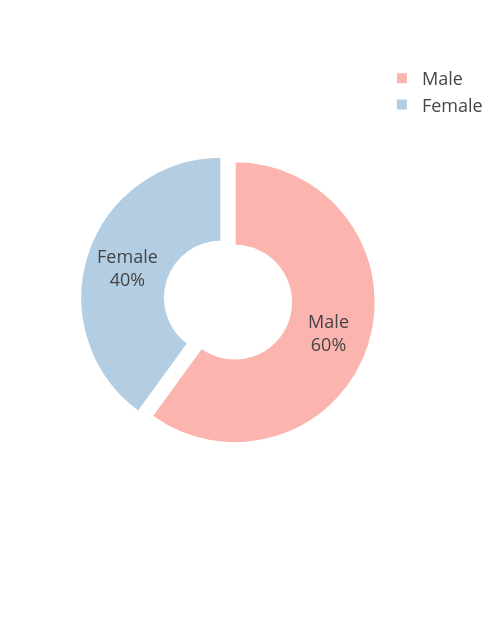

Notebook code cell kept with this figure:
### Markdown cell above
## Visualizing Gender Distribution in the Company

### Code cell
# Step 1: Calculate gender distribution in percentage
gender_dist = HR_Analytics['Gender'].value_counts(normalize=True).reset_index()
gender_dist.columns = ['Gender', 'Percentage']
gender_dist['Percentage'] *= 100

# Step 2: Create Pie Chart
fig = px.pie(
    gender_dist,
    names='Gender',
    values='Percentage',
    #title='Gender Distribution (%)',
    color_discrete_sequence=px.colors.qualitative.Pastel1,
    hole=0.4  # for donut chart; remove for full pie
)

# Step 3: Customize layout
fig.update_traces(
    textposition='inside',
    textinfo='percent+label',
    pull=[0.05] * len(gender_dist),  # pulls slices slightly
    marker=dict(line=dict(color='white', width=2))
)

fig.update_layout(
    template="presentation",
    paper_bgcolor="rgba(0,0,0,0)",
    plot_bgcolor="rgba(0,0,0,0)",
    width=500,
    height=620
)

fig.show()

# Step 4: Save chart in different formats
results_dir = 'results'
os.makedirs(results_dir, exist_ok=True)

#fig.write_image(os.path.join(results_dir, 'gender_distribution_pie.jpg'))
#fig.write_image(os.path.join(results_dir, 'gender_distribution_pie.png'))
fig.write_html(os.path.join(results_dir, 'gender_distribution_pie.html'))

### Figure 1 — Plotly figure (JSON) as saved in the notebook; plotly's stock layout.template omitted (floating-point values rounded to 4 significant figures)
{"data": [{"domain": {"x": [0, 1], "y": [0, 1]}, "hole": 0.4, "hovertemplate": "Gender=%{label}<br>Percentage=%{value}<extra></extra>", "labels": ["Male", "Female"], "legendgroup": "", "marker": {"line": {"color": "white", "width": 2}}, "name": "", "pull": [0.05, 0.05], "showlegend": true, "textinfo": "percent+label", "textposition": "inside", "type": "pie", "values": [60.01, 39.99]}], "layout": {"height": 620, "legend": {"tracegroupgap": 0}, "margin": {"t": 60}, "paper_bgcolor": "rgba(0, 0, 0, 0)", "piecolorway": ["rgb(251,180,174)", "rgb(179,205,227)", "rgb(204,235,197)", "rgb(222,203,228)", "rgb(254,217,166)", "rgb(255,255,204)", "rgb(229,216,189)", "rgb(253,218,236)", "rgb(242,242,242)"], "plot_bgcolor": "rgba(0, 0, 0, 0)", "width": 500}}
